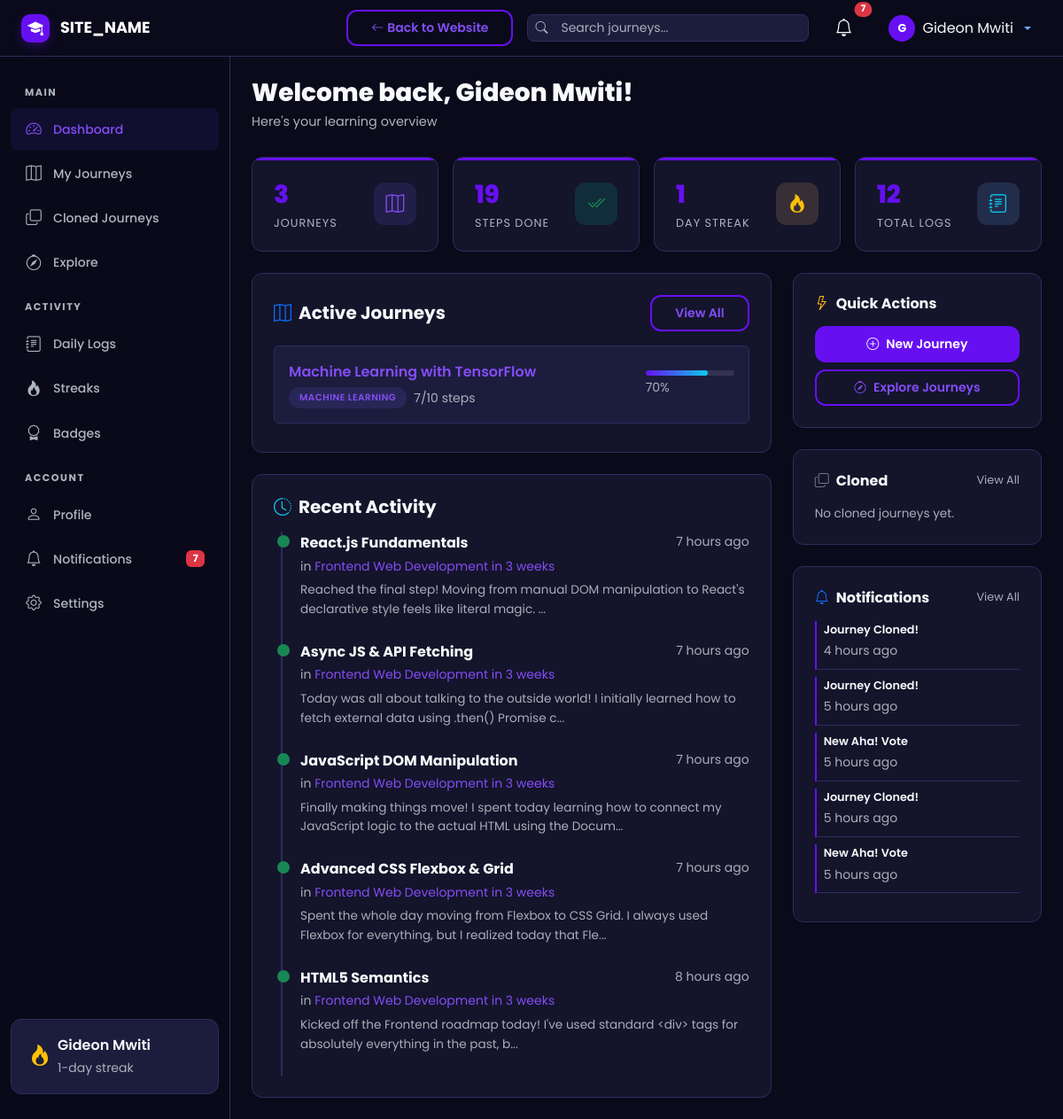
/user/dashboard.php (signed in), run on an earlier commit of the app's database.
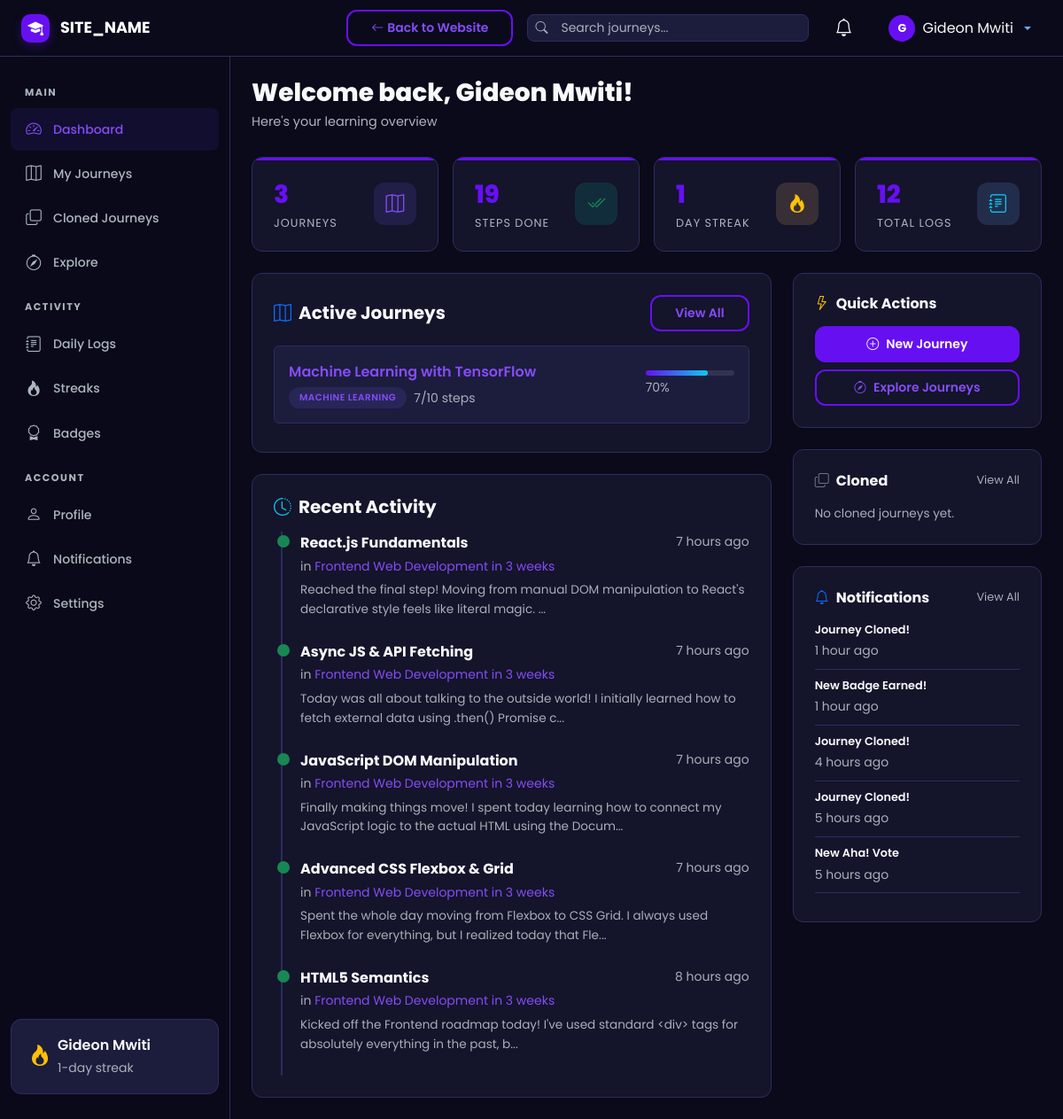
And on a later commit of the database.
### tables this page shows
CREATE TABLE `journeys` (
  `id` int UNSIGNED NOT NULL,
  `user_id` int UNSIGNED NOT NULL,
  `title` varchar(255) NOT NULL,
  `slug` varchar(255) NOT NULL,
  `description` text,
  `category_id` int UNSIGNED DEFAULT NULL,
  `visibility` enum('public','private') NOT NULL DEFAULT 'public',
  `status` enum('active','completed','archived') NOT NULL DEFAULT 'active',
  `is_featured` tinyint(1) NOT NULL DEFAULT '0',
  `total_steps` int UNSIGNED NOT NULL DEFAULT '0',
  `completed_steps` int UNSIGNED NOT NULL DEFAULT '0',
  `clone_count` int UNSIGNED NOT NULL DEFAULT '0',
  `view_count` int UNSIGNED NOT NULL DEFAULT '0',
  `created_at` datetime NOT NULL DEFAULT CURRENT_TIMESTAMP,
  `updated_at` datetime NOT NULL DEFAULT CURRENT_TIMESTAMP ON UPDATE CURRENT_TIMESTAMP
);

CREATE TABLE `categories` (
  `id` int UNSIGNED NOT NULL,
  `name` varchar(100) NOT NULL,
  `slug` varchar(100) NOT NULL,
  `icon` varchar(50) DEFAULT 'bi-folder',
  `created_at` datetime NOT NULL DEFAULT CURRENT_TIMESTAMP
);

CREATE TABLE `daily_logs` (
  `id` int UNSIGNED NOT NULL,
  `step_id` int UNSIGNED NOT NULL,
  `user_id` int UNSIGNED NOT NULL,
  `log_date` date NOT NULL,
  `content` text NOT NULL,
  `code_snippet` text,
  `code_language` varchar(50) DEFAULT NULL,
  `youtube_url` varchar(500) DEFAULT NULL,
  `external_links` json DEFAULT NULL,
  `github_commit_url` varchar(500) DEFAULT NULL,
  `wakatime_minutes` int UNSIGNED DEFAULT NULL,
  `created_at` datetime NOT NULL DEFAULT CURRENT_TIMESTAMP,
  `updated_at` datetime NOT NULL DEFAULT CURRENT_TIMESTAMP ON UPDATE CURRENT_TIMESTAMP
);

CREATE TABLE `steps` (
  `id` int UNSIGNED NOT NULL,
  `journey_id` int UNSIGNED NOT NULL,
  `step_number` int UNSIGNED NOT NULL,
  `title` varchar(255) NOT NULL,
  `description` text,
  `status` enum('pending','in_progress','completed') NOT NULL DEFAULT 'pending',
  `is_draft` tinyint(1) NOT NULL DEFAULT '0',
  `estimated_days` int UNSIGNED DEFAULT NULL,
  `created_at` datetime NOT NULL DEFAULT CURRENT_TIMESTAMP,
  `updated_at` datetime NOT NULL DEFAULT CURRENT_TIMESTAMP ON UPDATE CURRENT_TIMESTAMP
);

CREATE TABLE `notifications` (
  `id` int UNSIGNED NOT NULL,
  `user_id` int UNSIGNED NOT NULL,
  `type` enum('sync_update','comment','aha_vote','badge','clone','system') NOT NULL,
  `title` varchar(255) NOT NULL,
  `message` text NOT NULL,
  `link` varchar(500) DEFAULT NULL,
  `is_read` tinyint(1) NOT NULL DEFAULT '0',
  `created_at` datetime NOT NULL DEFAULT CURRENT_TIMESTAMP
);

### includes/helpers.php (called while the page is built, shortened)
<?php
function sanitize(?string $input): string {
    return htmlspecialchars(trim($input), ENT_QUOTES, 'UTF-8');
}
function timeAgo(string $datetime): string {
    $now  = new DateTime();
    $past = new DateTime($datetime);
    $diff = $now->diff($past);
    if ($diff->h > 0) return $diff->h . ' hour' . ($diff->h > 1 ? 's' : '') . ' ago';
    return 'just now';
}
function completionPercent(int $completed, int $total): int {
    return (int) round(($completed / $total) * 100);
}
function truncateText(string $text, int $length = 150): string {
    return mb_substr($text, 0, $length) . '...';
}
function getUnreadNotificationCount(int $userId): int {
    $db = getDB();
    $stmt = $db->prepare("SELECT COUNT(*) FROM notifications WHERE user_id = ? AND is_read = 0");
    $stmt->execute([$userId]);
    return (int)$stmt->fetchColumn();
}
function getUserStats(int $userId): array {
    $db = getDB();
    $stmt = $db->prepare("SELECT current_streak, longest_streak FROM users WHERE id = ?");
    $stmt->execute([$userId]);
    $user = $stmt->fetch();
    $stmt = $db->prepare("SELECT COUNT(*) FROM journeys WHERE user_id = ? AND status = 'completed'");
    $stmt->execute([$userId]);
    $completedJourneys = (int)$stmt->fetchColumn();
    $stmt = $db->prepare("SELECT COUNT(*) FROM steps s JOIN journeys j ON s.journey_id = j.id WHERE j.user_id = ? AND s.status = 'completed'");
    $stmt->execute([$userId]);
    $completedSteps = (int)$stmt->fetchColumn();
    $stmt = $db->prepare("SELECT SUM(clone_count) FROM journeys WHERE user_id = ?");
    $stmt->execute([$userId]);
    $totalClones = (int)$stmt->fetchColumn();
    $stmt = $db->prepare("SELECT COUNT(*) FROM aha_votes av JOIN steps s ON av.step_id = s.id JOIN journeys j ON s.journey_id = j.id WHERE j.user_id = ?");
    $stmt->execute([$userId]);
    $totalAha = (int)$stmt->fetchColumn();
    $stmt = $db->prepare("SELECT COUNT(*) FROM journeys WHERE user_id = ?");
    $stmt->execute([$userId]);
    $totalJourneys = (int)$stmt->fetchColumn();
    $stmt = $db->prepare("SELECT COUNT(*) FROM daily_logs WHERE user_id = ?");
    $stmt->execute([$userId]);
    $totalLogs = (int)$stmt->fetchColumn();
    $stmt = $db->prepare("SELECT COUNT(*) FROM step_comments WHERE user_id = ?");
    $stmt->execute([$userId]);
    $totalComments = (int)$stmt->fetchColumn();
    $stmt = $db->prepare("SELECT COUNT(*) FROM aha_votes WHERE user_id = ?");
    $stmt->execute([$userId]);
    $totalAhaGiven = (int)$stmt->fetchColumn();
    return [
        'current_streak'     => $user['current_streak'] ?? 0,
        'longest_streak'     => $user['longest_streak'] ?? 0,
        'completed_journeys' => $completedJourneys,
        'completed_steps'    => $completedSteps,
        'total_clones'       => $totalClones,
        'total_aha_received' => $totalAha,
        'total_aha_given'    => $totalAhaGiven,
        'total_journeys'     => $totalJourneys,
        'total_logs'         => $totalLogs,
        'total_comments_given' => $totalComments,
    ];
}

### includes/session.php (called while the page is built, shortened)
<?php
function isLoggedIn(): bool {
    return isset($_SESSION['user_id']);
}
function getCurrentUser(): ?array {
    return [
        'id'        => $_SESSION['user_id'],
        'username'  => $_SESSION['username'],
        'full_name' => $_SESSION['full_name'],
        'email'     => $_SESSION['email'],
        'role'      => $_SESSION['user_role'],
        'avatar'    => $_SESSION['avatar'] ?? 'default-avatar.png',
    ];
}

### user/dashboard.php (the view, shortened to what the changed rows need)
<?php
require_once __DIR__ . '/../includes/session.php';
require_once __DIR__ . '/../includes/dashboard_header.php';
$userId = getCurrentUserId();
$db = getDB();
$stats = getUserStats($userId);
$activeStmt = $db->prepare("SELECT j.*, c.name AS category_name FROM journeys j LEFT JOIN categories c ON j.category_id = c.id WHERE j.user_id = ? AND j.status = 'active' ORDER BY j.updated_at DESC LIMIT 5");
$activeStmt->execute([$userId]);
$activeJourneys = $activeStmt->fetchAll();
$logsStmt = $db->prepare("SELECT dl.*, s.title AS step_title, j.title AS journey_title, j.id AS journey_id
    FROM daily_logs dl
    JOIN steps s ON dl.step_id = s.id
    JOIN journeys j ON s.journey_id = j.id
    WHERE dl.user_id = ?
    ORDER BY dl.created_at DESC LIMIT 5");
$logsStmt->execute([$userId]);
$recentLogs = $logsStmt->fetchAll();
$notifStmt = $db->prepare("SELECT * FROM notifications WHERE user_id = ? ORDER BY created_at DESC LIMIT 5");
$notifStmt->execute([$userId]);
$recentNotifs = $notifStmt->fetchAll();
?>
<div class="st-page-header">
    <h1 class="st-page-title">Welcome back, <?= sanitize($currentUser['full_name']) ?>!</h1>
</div>
<div class="row g-3 mb-4">
    <div class="col-6 col-lg-3">
        <div class="st-stat-card">
            <div class="d-flex align-items-center justify-content-between">
                <div>
                    <div class="st-stat-value"><?= $stats['total_journeys'] ?></div>
                    <div class="st-stat-label">Journeys</div>
                </div>
            </div>
        </div>
    </div>
    <div class="col-6 col-lg-3">
        <div class="st-stat-card">
            <div class="d-flex align-items-center justify-content-between">
                <div>
                    <div class="st-stat-value"><?= $stats['current_streak'] ?></div>
                    <div class="st-stat-label">Day Streak</div>
                </div>
            </div>
        </div>
    </div>
</div>
<div class="row g-4">
    <div class="col-lg-8">
        <div class="st-card">
            <?php if (empty($activeJourneys)): ?>
                <div class="st-empty-state py-4">
                    <i class="bi bi-map d-block"></i>
                    <h6 class="text-muted">No active journeys yet</h6>
                    <a href="<?= SITE_URL ?>/journey/create.php" class="btn btn-st-primary btn-sm mt-2"><i class="bi bi-plus me-1"></i>Create Your First Journey</a>
                </div>
            <?php else: ?>
                <?php foreach ($activeJourneys as $j): ?>
                <div class="d-flex align-items-center gap-3 p-3 rounded mb-2" style="background:var(--st-dark-surface);border:1px solid var(--st-dark-border);">
                    <div class="flex-grow-1">
                        <a href="<?= SITE_URL ?>/journey/view.php?id=<?= $j['id'] ?>" class="fw-semibold text-decoration-none"><?= sanitize($j['title']) ?></a>
                        <div class="d-flex align-items-center gap-2 mt-1">
                            <?php if ($j['category_name']): ?>
                                <span class="st-badge st-badge-primary" style="font-size:0.65rem;"><?= sanitize($j['category_name']) ?></span>
                            <?php endif; ?>
                            <small class="text-muted"><?= $j['completed_steps'] ?>/<?= $j['total_steps'] ?> steps</small>
                        </div>
                    </div>
                    <div style="width:100px;">
                        <div class="st-progress"><div class="st-progress-bar" style="width:<?= completionPercent($j['completed_steps'], $j['total_steps']) ?>%"></div></div>
                        <small class="text-muted"><?= completionPercent($j['completed_steps'], $j['total_steps']) ?>%</small>
                    </div>
                </div>
                <?php endforeach; ?>
            <?php endif; ?>
        </div>
        <div class="st-card mt-4">
            <?php if (empty($recentLogs)): ?>
                <p class="text-muted mb-0">No recent activity. Start logging your progress!</p>
            <?php else: ?>
                <div class="st-timeline">
                    <?php foreach ($recentLogs as $log): ?>
                    <div class="st-timeline-item completed">
                        <div class="d-flex justify-content-between align-items-start">
                            <div>
                                <strong><?= sanitize($log['step_title']) ?></strong>
                                <br><small class="text-muted">in <a href="<?= SITE_URL ?>/journey/view.php?id=<?= $log['journey_id'] ?>"><?= sanitize($log['journey_title']) ?></a></small>
                            </div>
                            <small class="text-muted"><?= timeAgo($log['created_at']) ?></small>
                        </div>
                        <p class="text-muted mt-1 mb-0" style="font-size:0.85rem;"><?= truncateText(sanitize($log['content']), 120) ?></p>
                    </div>
                    <?php endforeach; ?>
                </div>
            <?php endif; ?>
        </div>
    </div>
    <div class="col-lg-4">
        <div class="st-card">
            <?php if (empty($recentNotifs)): ?>
                <p class="text-muted mb-0" style="font-size:0.85rem;">No new notifications.</p>
            <?php else: ?>
                <?php foreach ($recentNotifs as $n): ?>
                <div class="d-flex gap-2 mb-2 pb-2<?= !$n['is_read'] ? ' ps-2' : '' ?>" style="border-bottom:1px solid var(--st-dark-border);<?= !$n['is_read'] ? 'border-left:2px solid var(--st-primary);' : '' ?>">
                    <div>
                        <div style="font-size:0.8rem;" class="fw-semibold"><?= sanitize($n['title']) ?></div>
                        <small class="text-muted"><?= timeAgo($n['created_at']) ?></small>
                    </div>
                </div>
                <?php endforeach; ?>
            <?php endif; ?>
        </div>
    </div>
</div>
<?php require_once __DIR__ . '/../includes/dashboard_footer.php'; ?>

### includes/dashboard_header.php (shortened to what the changed rows need)
<?php
require_once __DIR__ . '/session.php';
require_once __DIR__ . '/helpers.php';
$currentUser = getCurrentUser();
$notifCount = getUnreadNotificationCount($currentUser['id']);
?>
<!DOCTYPE html>
<html lang="en" data-bs-theme="dark">
<head>
    <link href="https://cdn.jsdelivr.net/npm/bootstrap@5.3.3/dist/css/bootstrap.min.css" rel="stylesheet">
    <link href="https://cdn.jsdelivr.net/npm/bootstrap-icons@1.11.3/font/bootstrap-icons.min.css" rel="stylesheet">
    <link href="<?= SITE_URL ?>/assets/css/style.css" rel="stylesheet">
    <link href="<?= SITE_URL ?>/assets/css/dashboard.css" rel="stylesheet">
</head>
<body class="dashboard-body">
<nav class="navbar navbar-expand-lg navbar-dark st-topbar fixed-top">
    <div class="container-fluid px-4">
        <div class="d-flex align-items-center ms-auto gap-3">
            <a href="<?= SITE_URL ?>/user/notifications.php" class="btn btn-link text-light position-relative st-nav-icon">
                <i class="bi bi-bell fs-5"></i>
                <?php if ($notifCount > 0): ?>
                    <span class="position-absolute top-0 start-100 translate-middle badge rounded-pill bg-danger st-notif-badge">
                        <?= $notifCount > 99 ? '99+' : $notifCount ?>
                    </span>
                <?php endif; ?>
            </a>
        </div>
    </div>
</nav>
<div class="st-wrapper">
    <nav class="st-sidebar" id="sidebar">
        <div class="st-sidebar-inner">
            <ul class="st-sidebar-nav">
                <li><a href="<?= SITE_URL ?>/user/notifications.php" class="<?= basename($_SERVER['PHP_SELF']) === 'notifications.php' ? 'active' : '' ?>"><i class="bi bi-bell"></i><span>Notifications</span>
                    <?php if ($notifCount > 0): ?><span class="badge bg-danger ms-auto"><?= $notifCount ?></span><?php endif; ?>
                </a></li>
            </ul>
        </div>
    </nav>
    <main class="st-content">
        <div class="container-fluid p-4">

What changed in the data, as far as the page shows it:
no longer on this page (row edited): notifications: title "Journey Cloned!", created_at "5 hours ago", is_read 0 (drawn)
no longer on this page (row edited): notifications: title "New Aha! Vote", created_at "5 hours ago", is_read 0 (drawn)
added notifications: title "Journey Cloned!", created_at "1 hour ago", is_read 1 (drawn)
added notifications: title "New Badge Earned!", created_at "1 hour ago", is_read 1 (drawn)
changed notifications "4 hours ago": is_read 0 → 1 (drawn)
changed notifications (number 4 of 5 on the later page): is_read 0 → 1 (drawn)
changed notifications "New Aha! Vote": is_read 0 → 1 (drawn)
Also different on the page:
$notifCount: "7" → (not shown)
